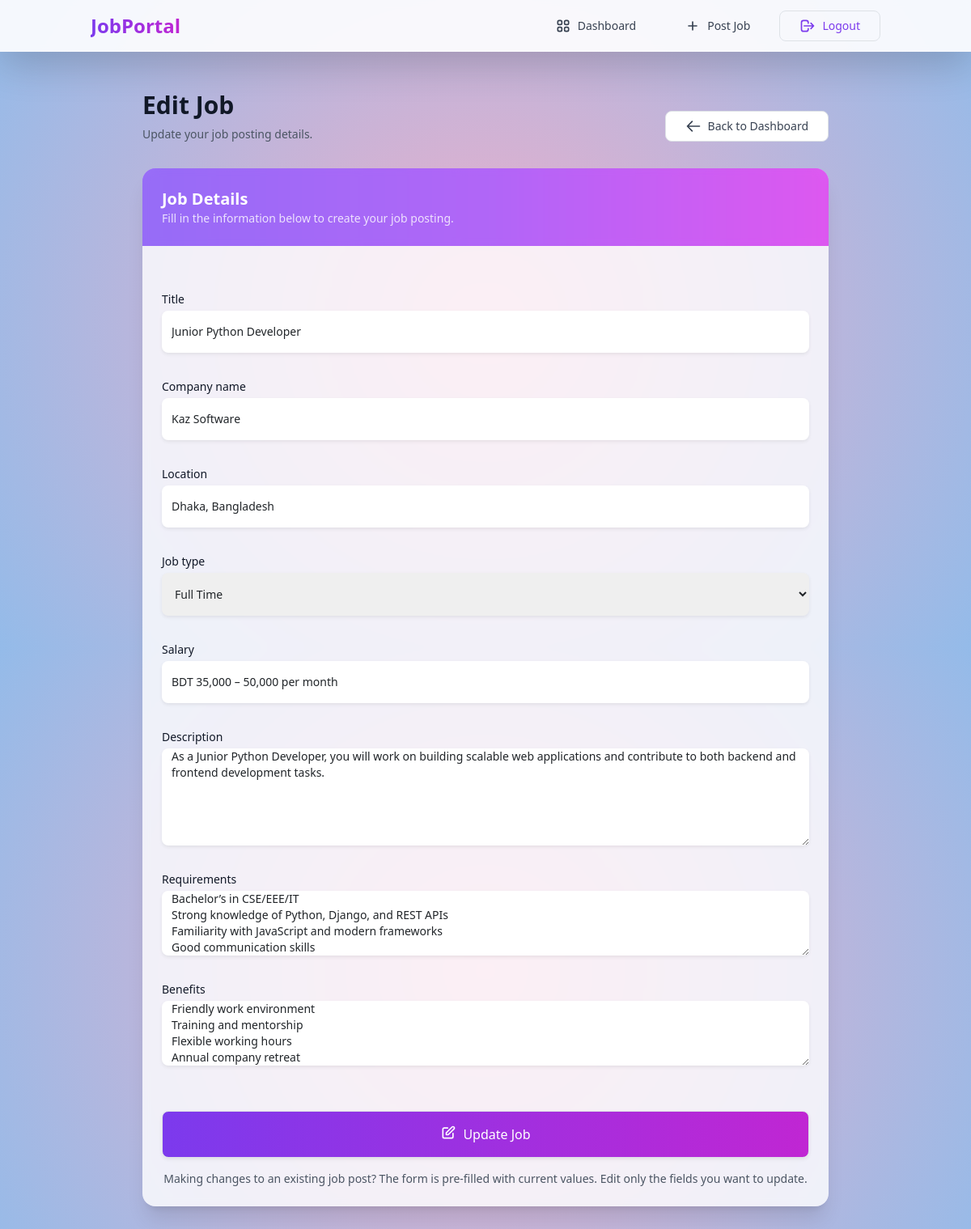
/jobs/post/?edit=19 (signed in), run on the app's committed database.
### jobs/models.py (models this page shows, shortened)
class Job(models.Model):
    JOB_TYPE_CHOICES = [
        ('full_time', 'Full Time'),
        ('part_time', 'Part Time'),
        ('contract', 'Contract'),
        ('freelance', 'Freelance'),
        ('internship', 'Internship'),
    ]
    title = models.CharField(max_length=200)
    company_name = models.CharField(max_length=200)
    location = models.CharField(max_length=200)
    job_type = models.CharField(max_length=20, choices=JOB_TYPE_CHOICES, default='full_time')
    salary = models.CharField(max_length=100, blank=True)
    description = models.TextField()
    requirements = models.TextField(blank=True)
    benefits = models.TextField(blank=True)
    posted_by = models.ForeignKey(
        settings.AUTH_USER_MODEL,
        on_delete=models.CASCADE,
        related_name='posted_jobs'
    )
    created_at = models.DateTimeField(auto_now_add=True)

### jobs/views.py (the view)
# urls.py: path('jobs/post/', views.post_job, name='post_job'),
@login_required
def post_job(request):
    if not request.user.is_employer:
        return redirect('dashboard')
    job_id = request.GET.get('edit')
    job = None
    if job_id:
        job = get_object_or_404(Job, pk=job_id, posted_by=request.user)
    if request.method == 'POST':
        if job:
            form = JobForm(request.POST, instance=job)
        else:
            form = JobForm(request.POST)
        if form.is_valid():
            job = form.save(commit=False)
            if not job.id:  # Only set posted_by for new jobs
                job.posted_by = request.user
            job.save()
            messages.success(request, 'Job updated successfully!' if job_id else 'Job posted successfully!')
            return redirect('dashboard')
    else:
        if job:
            form = JobForm(instance=job)
        else:
            form = JobForm()
    return render(request, 'jobs/post_job.html', {
        'form': form,
        'job': job  # Pass the job object to the template
    })

### jobs/templatetags/job_tags.py (called while the page is built)
@register.filter(name='getattr')
def getattr_filter(obj, attr_name):
    return getattr(obj, attr_name, '')

@register.filter(name='attr')
def set_attr(field, attr_string):
    attr_name, attr_value = attr_string.split(':')
    attrs = field.field.widget.attrs
    attrs[attr_name] = attr_value
    return field

@register.filter(name='add_value')
def add_value(field, value):
    if hasattr(field.field.widget, 'input_type') and field.field.widget.input_type in ['text', 'email', 'url', 'number']:
        field.field.widget.attrs['value'] = value
        field.field.widget.attrs['placeholder'] = f"Current: {value}"
    elif isinstance(field.field.widget, (forms.Textarea, forms.Select)):
        field.field.initial = value
        if isinstance(field.field.widget, forms.Textarea):
            field.field.widget.attrs['placeholder'] = "Current value:\n" + str(value)
    return field

### jobs/templates/jobs/post_job.html (shortened to what this page needs)
{% extends 'base.html' %}
{% load job_tags %}
{% block content %}
<div class="max-w-4xl mx-auto px-4 sm:px-6 lg:px-8 py-8">
    <div class="sm:flex sm:items-center sm:justify-between">
        <div>
            {% if job %}
                <h1 class="text-3xl font-bold text-gray-900">Edit Job</h1>
                <p class="mt-2 text-sm text-gray-600">Update your job posting details.</p>
            {% else %}
                <h1 class="text-3xl font-bold text-gray-900">Post a New Job</h1>
                <p class="mt-2 text-sm text-gray-600">Create a job posting to find the perfect candidate for your position.</p>
            {% endif %}
        </div>
        <div class="mt-4 sm:mt-0">
            <a href="{% url 'dashboard' %}"
               class="inline-flex items-center px-4 py-2 border border-gray-300 rounded-lg text-sm font-medium text-gray-700 bg-white hover:bg-gray-50 focus:outline-none focus:ring-2 focus:ring-offset-2 focus:ring-violet-500 transition-all duration-200">
                <svg class="w-5 h-5 mr-2" fill="none" stroke="currentColor" viewBox="0 0 24 24">
                    <path stroke-linecap="round" stroke-linejoin="round" stroke-width="2" d="M10 19l-7-7m0 0l7-7m-7 7h18"/>
                </svg>
                Back to Dashboard
            </a>
        </div>
    </div>
</div>
<div class="max-w-4xl mx-auto px-4 sm:px-6 lg:px-8 pb-16">
    <div class="bg-white/80 backdrop-blur-sm rounded-2xl shadow-xl overflow-hidden">
        <div class="bg-gradient-to-r from-violet-500 via-purple-500 to-fuchsia-500 px-6 py-4 relative">
            <div class="absolute inset-0 bg-white/10 backdrop-blur-sm"></div>
            <div class="relative z-10">
                <h2 class="text-xl font-semibold text-white">Job Details</h2>
                <p class="text-white/80 text-sm">Fill in the information below to create your job posting.</p>
            </div>
        </div>
        <form method="post" class="p-6 space-y-8">
            {% for field in form %}
            <div class="space-y-2">
                <label for="{{ field.id_for_label }}" class="block text-sm font-medium text-gray-900">
                    {{ field.label }}
                </label>
                <div class="mt-1">
                    {% if job %}
                        {% with value=job|getattr:field.name %}
                            {{ field|attr:"placeholder:Current value..."|attr:"value:"|attr:"data-original:"|add_value:value }}
                        {% endwith %}
                    {% else %}
                        {{ field }}
                    {% endif %}
                </div>
            </div>
            {% endfor %}
            <div class="pt-6 space-y-4">
                <button type="submit"
                        class="w-full flex justify-center py-3 px-6 border border-transparent rounded-lg shadow-sm text-base font-medium text-white bg-gradient-to-r from-violet-600 to-fuchsia-600 hover:from-violet-700 hover:to-fuchsia-700 focus:outline-none focus:ring-2 focus:ring-offset-2 focus:ring-violet-500 transition-all duration-300 hover:scale-[1.02]">
                    {% if job %}
                        <svg class="w-5 h-5 mr-2" fill="none" stroke="currentColor" viewBox="0 0 24 24">
                            <path stroke-linecap="round" stroke-linejoin="round" stroke-width="2" d="M11 5H6a2 2 0 00-2 2v11a2 2 0 002 2h11a2 2 0 002-2v-5m-1.414-9.414a2 2 0 112.828 2.828L11.828 15H9v-2.828l8.586-8.586z"/>
                        </svg>
                        Update Job
                    {% else %}
                        <svg class="w-5 h-5 mr-2" fill="none" stroke="currentColor" viewBox="0 0 24 24">
                            <path stroke-linecap="round" stroke-linejoin="round" stroke-width="2" d="M12 6v6m0 0v6m0-6h6m-6 0H6"/>
                        </svg>
                        Post Job
                    {% endif %}
                </button>
                {% if job %}
                <p class="text-sm text-center text-gray-600">
                    Making changes to an existing job post? The form is pre-filled with current values.
                    Edit only the fields you want to update.
                </p>
                {% endif %}
            </div>
        </form>
    </div>
</div>
{% endblock %}

### jobs/templates/jobs/post_job.html (style rules this page uses)
input, textarea { transition: all 0.3s ease !important; }

### data on the page
Job: form "Junior Python Developer" "Kaz Software" "Dhaka, Bangladesh" "Full Time" "BDT 35,000 – 50,000 per month" "As a Junior Python Developer, you will work on building scalable web applications and contribute to both backend and frontend development tasks." "Bachelor’s in CSE/EEE/IT Strong knowledge of Python, Django, and REST APIs Familiarity with JavaScript and modern frameworks Good communication skills" "Friendly work environment Training and mentorship Flexible working hours Annual company retreat"

### other printed values
{{ field.label }} "Title" "Company name" "Location" "Job type" "Salary" "Description" "Requirements" "Benefits"
